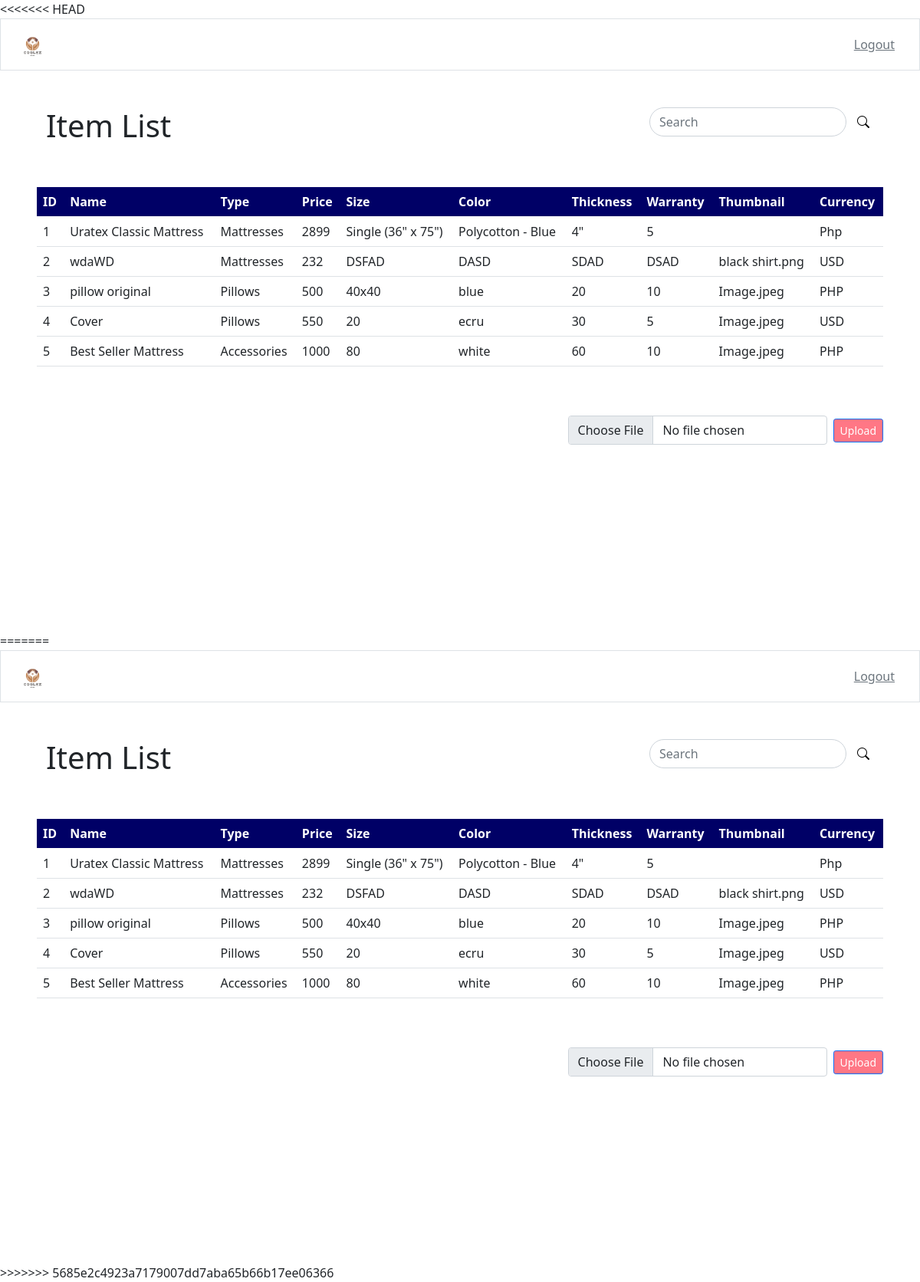
Screenshot of /retailer/sia-uratex/admin_dashboard.php with the database file from the repository.
### tables this page shows
CREATE TABLE `tblproducts` (
  `productID` int(11) NOT NULL,
  `name` varchar(50) NOT NULL,
  `type` varchar(50) NOT NULL,
  `price` decimal(50,0) NOT NULL,
  `size` varchar(50) NOT NULL,
  `color` varchar(50) NOT NULL,
  `thickness` varchar(50) NOT NULL,
  `warranty` varchar(50) NOT NULL,
  `thumbnail` varchar(100) NOT NULL,
  `currency` varchar(50) NOT NULL,
  `Quantity` int(11) DEFAULT NULL,
  `ItemID` varchar(255) DEFAULT NULL
);

### retailer/sia-uratex/admin_dashboard.php (the view, shortened to what this page needs)
<?php
require "includes/db1.inc.php";
?>
<!DOCTYPE html>
<html lang="en">
<head>
    <link href="https://cdn.jsdelivr.net/npm/bootstrap@5.0.2/dist/css/bootstrap.min.css" rel="stylesheet">
    <link rel="stylesheet" href="https://cdn.jsdelivr.net/npm/bootstrap-icons@1.11.3/font/bootstrap-icons.min.css">
</head>
<body>
    <div class="container-fluid">
        <div class="row">
            <div class="col position-relative px-0 min-vh-100">
                <nav class="navbar navbar-expand-lg navbar-light bg-transparent border border-bottom">
                    <div class="container-fluid">
                        <div>
                            <img src="../img/logo.png" class="rounded-circle" height="50" alt="User Avatar" loading="lazy" />
                        </div>
                        <div class="d-flex justify-content-lg-end justify-content-md-end justify-content-center collapse navbar-collapse" id="navbarSupportedContent">
                            <a href="includes/logout.php" class="text-secondary pe-2">Logout</a>
                        </div>
                    </div>
                </nav>
                <div class="row p-lg-5 p-3 text-lg-start text-center m-0">
                    <h1 class="col-lg-6 col-md-12">Item List</h1>
                    <div class="col-lg-6">
                        <div class="d-flex justify-content-lg-end justify-content-md-end justify-content-center collapse navbar-collapse" id="navbarSupportedContent">
                            <form method="POST" action="" class="d-flex text-end">
                                <input class="form-control me-2" name="search" type="search" placeholder="Search" aria-label="Search" style="border-radius: 25px;">
                                <button class="bg-transparent border-0" type="submit" name="btnSearch"><i class="bi bi-search"></i></button>
                            </form>
                        </div>
                    </div>
                </div>
                <div class="table-responsive px-5 pb-5">
                    <table class="table table-hover text-nowrap">
                        <thead class="text-white" style="background-color: #000066;">
                            <tr>
                                <th scope="col">ID</th>
                                <th scope="col">Name</th>
                                <th scope="col">Type</th>
                                <th scope="col">Price</th>
                                <th scope="col">Size</th>
                                <th scope="col">Color</th>
                                <th scope="col">Thickness</th>
                                <th scope="col">Warranty</th>
                                <th scope="col">Thumbnail</th>
                                <th scope="col">Currency</th>
                            </tr>
                        </thead>
                        <tbody>
                            <?php
                                if (isset($_POST['btnSearch'])) {
                                    $search = $_POST['search'];
                                    $query = "SELECT * FROM tblproducts
                                        WHERE productID LIKE ? OR name LIKE ? OR type LIKE ? OR price LIKE ? OR size LIKE ? OR color LIKE ? OR thickness LIKE ? OR warranty LIKE ? OR thumbnail LIKE ? OR currency LIKE ?";
                                    $stmt = $conn->prepare($query);
                                    $searchParam = "%$search%";
                                    $stmt->bind_param('ssssssssss', $searchParam, $searchParam, $searchParam, $searchParam, $searchParam, $searchParam, $searchParam, $searchParam, $searchParam, $searchParam);
                                    $stmt->execute();
                                    $result = $stmt->get_result();
                                    if ($result->num_rows > 0) {
                                        while ($row = $result->fetch_assoc()) {
                            ?>
                                <tr>
                                    <td><?php echo htmlspecialchars($row["productID"]); ?></td>
                                    <td><?php echo htmlspecialchars($row["name"]); ?></td>
                                    <td><?php echo htmlspecialchars($row["type"]); ?></td>
                                    <td><?php echo htmlspecialchars($row["price"]); ?></td>
                                    <td><?php echo htmlspecialchars($row["size"]); ?></td>
                                    <td><?php echo htmlspecialchars($row["color"]); ?></td>
                                    <td><?php echo htmlspecialchars($row["thickness"]); ?></td>
                                    <td><?php echo htmlspecialchars($row["warranty"]); ?></td>
                                    <td><?php echo htmlspecialchars($row["thumbnail"]); ?></td>
                                    <td><?php echo htmlspecialchars($row["currency"]); ?></td>
                                </tr>
                            <?php
                                        }
                                    }
                                } else {
                                    $query = "SELECT * FROM tblproducts";
                                    $result = $conn->query($query);
                                    if ($result->num_rows > 0) {
                                        while ($row = $result->fetch_assoc()) {
                            ?>
                                <tr>
                                    <td><?php echo htmlspecialchars($row["productID"]); ?></td>
                                    <td><?php echo htmlspecialchars($row["name"]); ?></td>
                                    <td><?php echo htmlspecialchars($row["type"]); ?></td>
                                    <td><?php echo htmlspecialchars($row["price"]); ?></td>
                                    <td><?php echo htmlspecialchars($row["size"]); ?></td>
                                    <td><?php echo htmlspecialchars($row["color"]); ?></td>
                                    <td><?php echo htmlspecialchars($row["thickness"]); ?></td>
                                    <td><?php echo htmlspecialchars($row["warranty"]); ?></td>
                                    <td><?php echo htmlspecialchars($row["thumbnail"]); ?></td>
                                    <td><?php echo htmlspecialchars($row["currency"]); ?></td>
                                </tr>
                            <?php
                                        }
                                    }
                                }
                            ?>
                        </tbody>
                    </table>
                </div>
                <div class="d-flex justify-content-end pe-5">
                    <form name="frmUpload" enctype="multipart/form-data" method="POST" action="upload.php" class="d-flex align-items-center" onsubmit="return confirmUpload()">
                        <input type="file" name="txtFile" class="form-control me-2" required>
                        <button name="btnUpload" class="btn btn-primary btn-sm" style="background-color: #FF7785; color: #fff;" type="submit">Upload</button>
                    </form>
                </div>
            </div>
        </div>
    </div>
</body>
</html>
<?php
require "includes/db1.inc.php";
?>
<!DOCTYPE html>
<html lang="en">
<head>
    <link href="https://cdn.jsdelivr.net/npm/bootstrap@5.0.2/dist/css/bootstrap.min.css" rel="stylesheet">
    <link rel="stylesheet" href="https://cdn.jsdelivr.net/npm/bootstrap-icons@1.11.3/font/bootstrap-icons.min.css">
</head>
<body>
    <div class="container-fluid">
        <div class="row">
            <div class="col position-relative px-0 min-vh-100">
                <nav class="navbar navbar-expand-lg navbar-light bg-transparent border border-bottom">
                    <div class="container-fluid">
                        <div>
                            <img src="../img/logo.png" class="rounded-circle" height="50" alt="User Avatar" loading="lazy" />
                        </div>
                        <div class="d-flex justify-content-lg-end justify-content-md-end justify-content-center collapse navbar-collapse" id="navbarSupportedContent">
                            <a href="includes/logout.php" class="text-secondary pe-2">Logout</a>
                        </div>
                    </div>
                </nav>
                <div class="row p-lg-5 p-3 text-lg-start text-center m-0">
                    <h1 class="col-lg-6 col-md-12">Item List</h1>
                    <div class="col-lg-6">
                        <div class="d-flex justify-content-lg-end justify-content-md-end justify-content-center collapse navbar-collapse" id="navbarSupportedContent">
                            <form method="POST" action="" class="d-flex text-end">
                                <input class="form-control me-2" name="search" type="search" placeholder="Search" aria-label="Search" style="border-radius: 25px;">
                                <button class="bg-transparent border-0" type="submit" name="btnSearch"><i class="bi bi-search"></i></button>
                            </form>
                        </div>
                    </div>
                </div>
                <div class="table-responsive px-5 pb-5">
                    <table class="table table-hover text-nowrap">
                        <thead class="text-white" style="background-color: #000066;">
                            <tr>
                                <th scope="col">ID</th>
                                <th scope="col">Name</th>
                                <th scope="col">Type</th>
                                <th scope="col">Price</th>
                                <th scope="col">Size</th>
                                <th scope="col">Color</th>
                                <th scope="col">Thickness</th>
                                <th scope="col">Warranty</th>
                                <th scope="col">Thumbnail</th>
                                <th scope="col">Currency</th>
                            </tr>
                        </thead>
                        <tbody>
                            <?php
                                if (isset($_POST['btnSearch'])) {
                                    $search = $_POST['search'];
                                    $query = "SELECT * FROM tblproducts
                                        WHERE productID LIKE ? OR name LIKE ? OR type LIKE ? OR price LIKE ? OR size LIKE ? OR color LIKE ? OR thickness LIKE ? OR warranty LIKE ? OR thumbnail LIKE ? OR currency LIKE ?";
                                    $stmt = $conn->prepare($query);
                                    $searchParam = "%$search%";
                                    $stmt->bind_param('ssssssssss', $searchParam, $searchParam, $searchParam, $searchParam, $searchParam, $searchParam, $searchParam, $searchParam, $searchParam, $searchParam);
                                    $stmt->execute();
                                    $result = $stmt->get_result();
                                    if ($result->num_rows > 0) {
                                        while ($row = $result->fetch_assoc()) {
                            ?>
                                <tr>
                                    <td><?php echo htmlspecialchars($row["productID"]); ?></td>
                                    <td><?php echo htmlspecialchars($row["name"]); ?></td>
                                    <td><?php echo htmlspecialchars($row["type"]); ?></td>
                                    <td><?php echo htmlspecialchars($row["price"]); ?></td>
                                    <td><?php echo htmlspecialchars($row["size"]); ?></td>
                                    <td><?php echo htmlspecialchars($row["color"]); ?></td>
                                    <td><?php echo htmlspecialchars($row["thickness"]); ?></td>
                                    <td><?php echo htmlspecialchars($row["warranty"]); ?></td>
                                    <td><?php echo htmlspecialchars($row["thumbnail"]); ?></td>
                                    <td><?php echo htmlspecialchars($row["currency"]); ?></td>
                                </tr>
                            <?php
                                        }
                                    }
                                } else {
                                    $query = "SELECT * FROM tblproducts";
                                    $result = $conn->query($query);
                                    if ($result->num_rows > 0) {
                                        while ($row = $result->fetch_assoc()) {
                            ?>
                                <tr>
                                    <td><?php echo htmlspecialchars($row["productID"]); ?></td>
                                    <td><?php echo htmlspecialchars($row["name"]); ?></td>
                                    <td><?php echo htmlspecialchars($row["type"]); ?></td>
                                    <td><?php echo htmlspecialchars($row["price"]); ?></td>
                                    <td><?php echo htmlspecialchars($row["size"]); ?></td>
                                    <td><?php echo htmlspecialchars($row["color"]); ?></td>
                                    <td><?php echo htmlspecialchars($row["thickness"]); ?></td>
                                    <td><?php echo htmlspecialchars($row["warranty"]); ?></td>
                                    <td><?php echo htmlspecialchars($row["thumbnail"]); ?></td>
                                    <td><?php echo htmlspecialchars($row["currency"]); ?></td>
                                </tr>
                            <?php
                                        }
                                    }
                                }
                            ?>
                        </tbody>
                    </table>
                </div>
                <div class="d-flex justify-content-end pe-5">
                    <form name="frmUpload" enctype="multipart/form-data" method="POST" action="upload.php" class="d-flex align-items-center" onsubmit="return confirmUpload()">
                        <input type="file" name="txtFile" class="form-control me-2" required>
                        <button name="btnUpload" class="btn btn-primary btn-sm" style="background-color: #FF7785; color: #fff;" type="submit">Upload</button>
                    </form>
                </div>
            </div>
        </div>
    </div>
</body>
</html>

### rows the page displays
tblproducts: productID "1", name "Uratex Classic Mattress", type "Mattresses", price "2899", size "Single (36\" x 75\")", color "Polycotton - Blue", thickness "4\"", warranty "5", currency "Php"
tblproducts: productID "2", name "wdaWD", type "Mattresses", price "232", size "DSFAD", color "DASD", thickness "SDAD", warranty "DSAD", thumbnail "black shirt.png", currency "USD"
tblproducts: productID "3", name "pillow original", type "Pillows", price "500", size "40x40", color "blue", thickness "20", warranty "10", thumbnail "Image.jpeg", currency "PHP"
tblproducts: productID "4", name "Cover", type "Pillows", price "550", size "20", color "ecru", thickness "30", warranty "5", thumbnail "Image.jpeg", currency "USD"
tblproducts: productID "5", name "Best Seller Mattress", type "Accessories", price "1000", size "80", color "white", thickness "60", warranty "10", thumbnail "Image.jpeg", currency "PHP"
